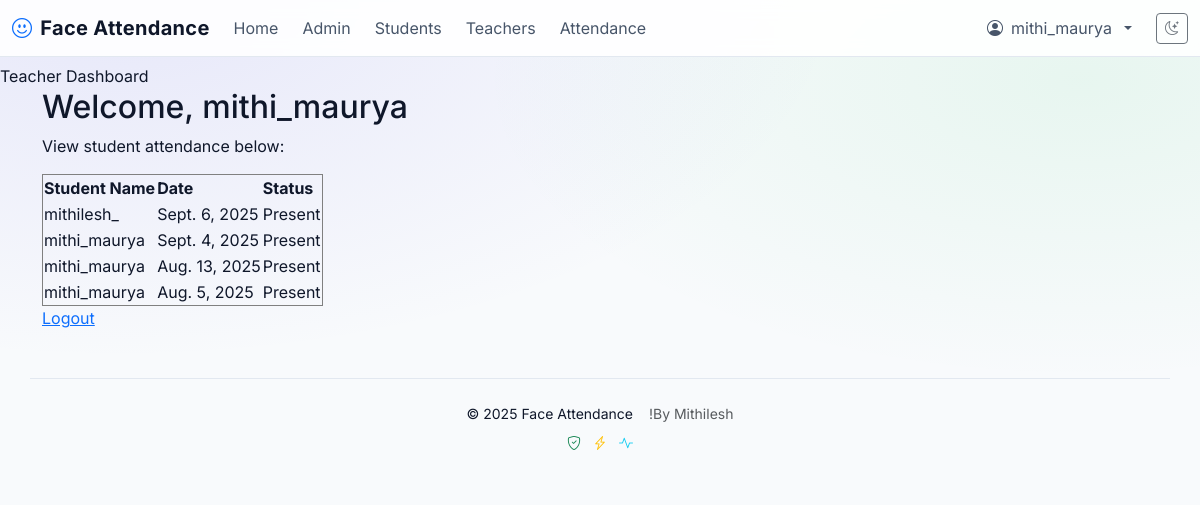
The app's page /teacher_dashboard/ (signed in) with its own data.
### attendance/models.py (models this page shows, shortened)
class Attendance(models.Model):
    STATUS_CHOICES=[
        ('Present','Present'),
        ('Absent','Absent'),
    ]
    student = models.ForeignKey(Student, on_delete=models.CASCADE)
    date = models.DateField(default=timezone.localdate)
    timestamp = models.DateTimeField(default=timezone.now)
    status=models.CharField(max_length=10,choices=STATUS_CHOICES, default='Present')
    class Meta:
        unique_together = ('student', 'date')
        ordering=['-date']

class Student(models.Model):
    user = models.OneToOneField(User, on_delete=models.CASCADE)
    image = models.ImageField(upload_to='student_images/', blank=True, null=True)  # Optional
    roll_no = models.CharField(max_length=20,unique=True,null=True, blank=True)

### attendance/views.py (the view)
# urls.py: path('teacher_dashboard/', views.teacher_dashboard, name='teacher_dashboard'),
@login_required
def teacher_dashboard(request):
    attendance_records = Attendance.objects.all()
    return render(request, 'attendance/teacher_dashboard.html', {'attendance_records': attendance_records})

### attendance/templates/attendance/teacher_dashboard.html (shortened to what this page needs)
{% extends 'attendance/base.html' %}
{% block content %}
  <h2>Welcome, {{ request.user.username }}</h2>
  <p>View student attendance below:</p>
  <table border="1">
    <tr>
      <th>Student Name</th>
      <th>Date</th>
      <th>Status</th>
    </tr>
    {% for record in attendance_records %}
    <tr>
      <td>{{ record.student.user.username }}</td>
      <td>{{ record.date }}</td>
      <td>{{ record.status }}</td>
    </tr>
    {% endfor %}
  </table>
  <a href="{% url 'logout_view' %}">Logout</a>
{% endblock %}

### attendance/templates/attendance/base.html (shortened to what this page needs)
<!DOCTYPE html>
<html lang="en">
<head>
    <link href="https://cdn.jsdelivr.net/npm/bootstrap@5.3.3/dist/css/bootstrap.min.css" rel="stylesheet">
    <link href="https://cdn.jsdelivr.net/npm/bootstrap-icons@1.11.3/font/bootstrap-icons.css" rel="stylesheet">
</head>
<body>
<nav class="navbar navbar-expand-lg navbar-dark fixed-top">
    <div class="container-fluid">
        <a class="navbar-brand d-flex align-items-center gap-2" href="{% url 'home' %}">
            <i class="bi bi-emoji-smile text-primary"></i>
            <span>Face Attendance</span>
        </a>
        <div class="collapse navbar-collapse justify-content-end" id="navbarNav">
            <ul class="navbar-nav align-items-lg-center w-100 gap-lg-2">
                <li class="nav-item">
                    <a class="nav-link" href="{% url 'home' %}">Home</a>
                </li>
                {% if user.is_authenticated %}
                    {% if user.is_staff %}
                        <li class="nav-item"><a class="nav-link" href="{% url 'admin_dashboard' %}">Admin</a></li>
                        <li class="nav-item"><a class="nav-link" href="{% url 'manage_students' %}">Students</a></li>
                        <li class="nav-item"><a class="nav-link" href="{% url 'manage_teachers' %}">Teachers</a></li>
                        <li class="nav-item"><a class="nav-link" href="{% url 'admin_attendance' %}">Attendance</a></li>
                    {% endif %}
                    <li class="nav-item dropdown ms-lg-auto">
                        <a class="nav-link dropdown-toggle d-flex align-items-center gap-2" href="#" role="button" data-bs-toggle="dropdown" aria-expanded="false">
                            <i class="bi bi-person-circle"></i>
                            <span class="d-none d-lg-inline">{{ user.get_full_name|default:user.username }}</span>
                        </a>
                    </li>
                {% else %}
                    <li class="nav-item ms-lg-auto">
                        <a class="nav-link" href="{% url 'login_view' %}"><i class="bi bi-person-circle me-1"></i>Login</a>
                    </li>
                {% endif %}
                <li class="nav-item d-flex align-items-center ms-2">
                    <button id="theme-toggle" class="btn btn-sm btn-outline-secondary" type="button" aria-label="Toggle theme">
                        <i class="bi bi-moon-stars"></i>
                    </button>
                </li>
            </ul>
        </div>
    </div>
</nav>
<div class="container">
    {% block content %}
    {% endblock %}
</div>
<footer class="container text-center small">
    <div class="d-flex flex-column flex-sm-row justify-content-center gap-3">
        <span>&copy; {% now "Y" %} Face Attendance</span>
        <span class="text-muted">!By Mithilesh</span>
    </div>
    <div class="mt-2">
        <i class="bi bi-shield-check text-success"></i>
        <i class="bi bi-lightning-charge text-warning ms-2"></i>
        <i class="bi bi-activity text-info ms-2"></i>
    </div>
</footer>
</body>
</html>

### attendance/templates/attendance/base.html (style rules this page uses)
:root { --brand-primary: #4f46e5; --brand-primary-700: #4338ca; --brand-accent: #22c55e; --brand-bg: #f8fafc; --brand-surface: #ffffff; --brand-card: #ffffff; --text-primary: #0f172a; --text-muted: #475569; --border-color: #e2e8f0; }
html, body { height: 100%; }
body { padding-top: 64px; background: radial-gradient(1200px 600px at 10% 0%, rgba(79, 70, 229, 0.10) 0%, rgba(79, 70, 229, 0) 60%), radial-gradient(1000px 500px at 90% 10%, rgba(34, 197, 94, 0.08) 0%, rgba(34, 197, 94, 0) 60%), linear-gradient(180deg, var(--brand-bg) 0%, var(--brand-bg) 100%); color: var(--text-primary); font-family: 'Inter', system-ui, -apple-system, Segoe UI, Roboto, Arial, sans-serif; }
.navbar { background: linear-gradient(90deg, rgba(255,255,255,0.9) 0%, rgba(255,255,255,0.9) 100%); backdrop-filter: saturate(120%) blur(8px); border-bottom: 1px solid var(--border-color); }
.navbar-brand { font-weight: 700; letter-spacing: 0.3px; color: var(--text-primary) !important; }
.nav-link { color: var(--text-muted) !important; }
.container, .container-fluid { color: var(--text-primary); }
footer { margin-top: 48px; padding: 24px 0; color: var(--text-muted); border-top: 1px solid var(--border-color); }

### records on screen
Attendance: student.user.username "mithilesh_", date "Sept. 6, 2025", status "Present"
Attendance: student.user.username "mithi_maurya", date "Sept. 4, 2025", status "Present"
Attendance: student.user.username "mithi_maurya", date "Aug. 13, 2025", status "Present"
Attendance: student.user.username "mithi_maurya", date "Aug. 5, 2025", status "Present"

### other values on screen
{{ user.get_full_name|default:user.username }} "mithi_maurya"
{{ request.user.username }} "mithi_maurya"
